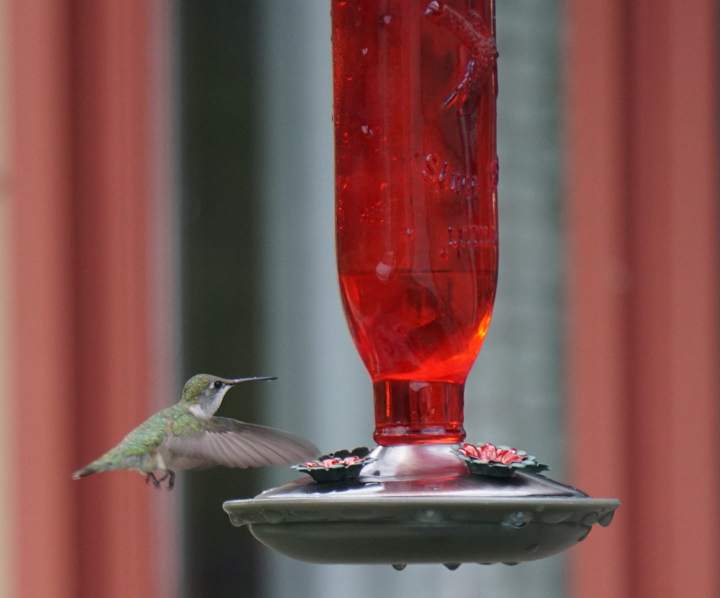
#> input picture WEEk3_2/hummingbird.jpg, 1440 x 1195 px (shown at 1/2 size)
$ python opencv_detail06.py
#> lines starting #> are read from the running program, lines starting #| are printed output that depends on the picture
# image translation
# 이미지의 객체나 이미지 위치를 옮길때 사용
# 올기는 방향은 (x, y) 방향이다! -> 옮겨진 장소 (tx, ty)

# transformaiton matrix M = [[1 0 tx] [0 1 ty]]

import cv2
import numpy as np

img = cv2.imread("hummingbird.jpg")
#> img is the input picture: shape (1195, 1440, 3); mean B, G, R 78.8, 81.9, 124.9
img = cv2.pyrDown(img)
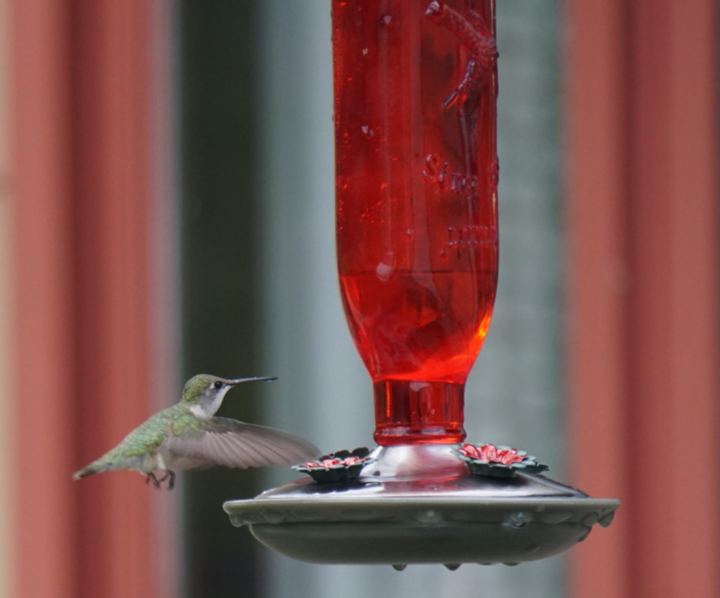
#> img: shape (598, 720, 3); mean B, G, R 78.8, 81.9, 124.9
print(img.shape)
#| (598, 720, 3)
height, width, _ = img.shape
#> height = 598; width = 720
print(height, width)
#| 598 720

flt_var = np.float32([[1, 0, 200], [0, 1, 100]])
# flt_var = np.float32([[1, 0, -200], [0, 1, -100]])
print(flt_var)

img_trans = cv2.warpAffine(img, flt_var, (width, height))
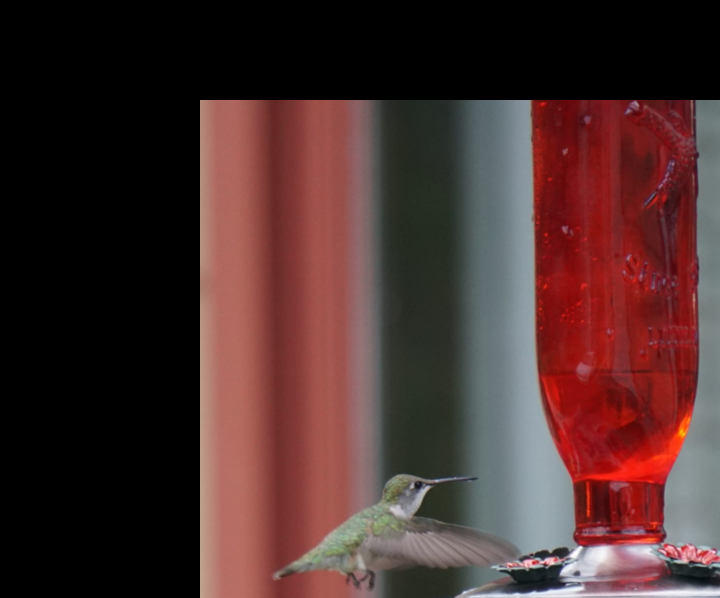
#> img_trans: shape (598, 720, 3); mean B, G, R 45.7, 47.2, 74

cv2.imshow("Original", img)
cv2.imshow("Translated Image", img_trans)
cv2.waitKey(0)
cv2.destroyAllWindows()

$ run again, with WEEk3_2/face_test.jpg copied over WEEk3_2/hummingbird.jpg
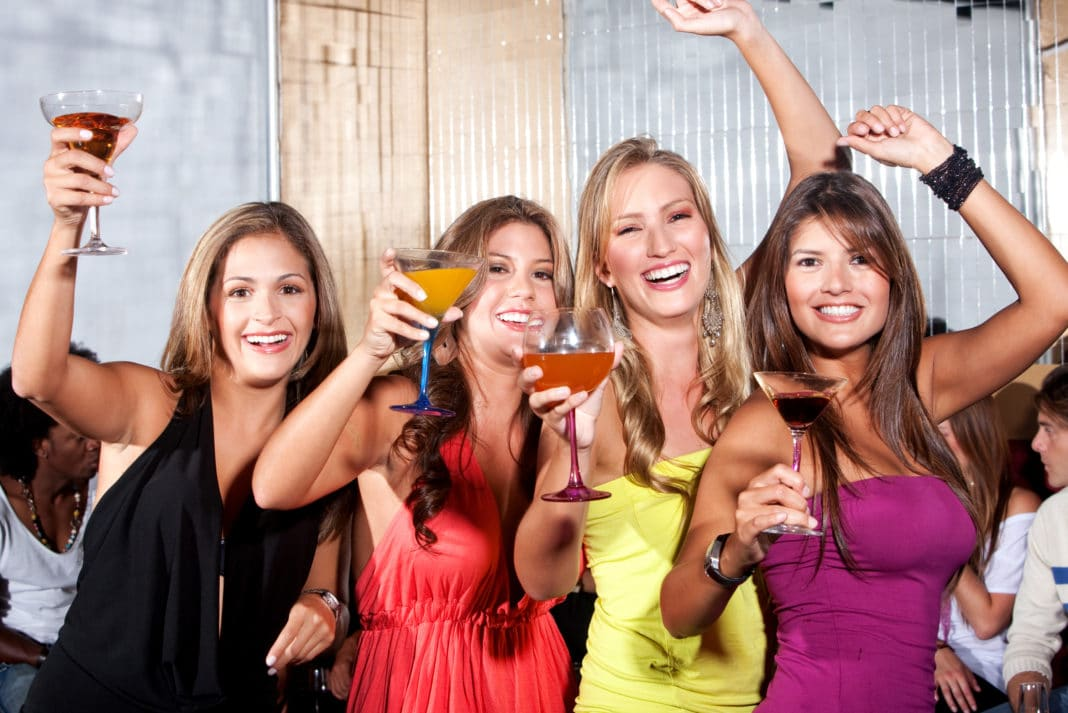
#> input picture WEEk3_2/face_test.jpg, 1068 x 713 px
#> img is the input picture: shape (713, 1068, 3); mean B, G, R 123.3, 131, 168.7
#> img: shape (357, 534, 3)
#| (357, 534, 3)
#| 357 534
#> `img_trans = cv2.warpAffine(img, flt_var, (width, height))`:
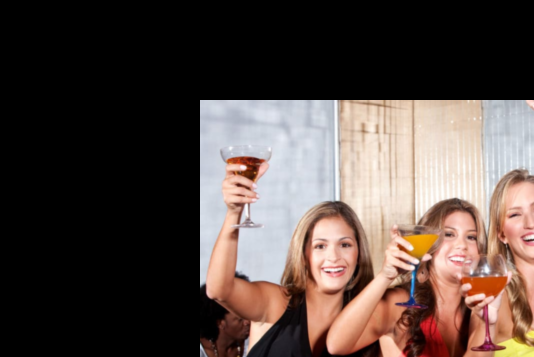
#> img_trans: shape (357, 534, 3); mean B, G, R 66.3, 71.7, 85
